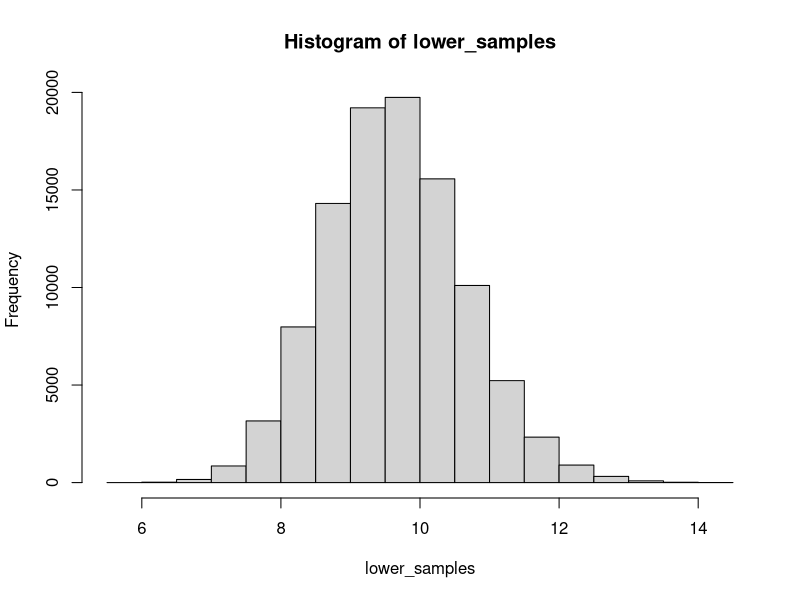
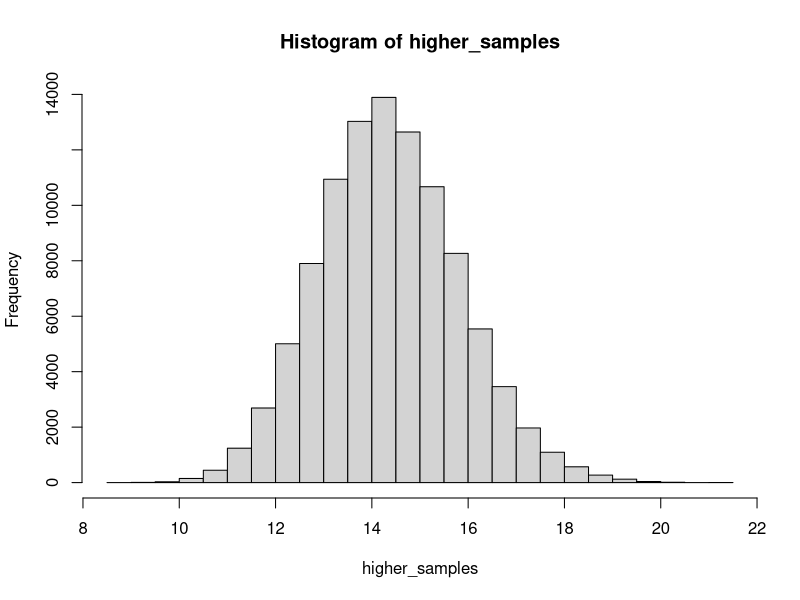

R code for these plots, in order:
## ---- chunk 1
knitr::opts_chunk$set(echo = TRUE)
## ---- chunk 2
#Testing the coverage of standard frequentist confidence interval which assumes a t-dist for the mean estimator
n = 100
mean = 12
sd = 4

M = 100000

covered = 0
lower_samples = c()
higher_samples = c()

for(i in 1:M){
  samples <- rexp(n, rate = 1/mean) # distribution to be tested
  samples <- round(samples) # rounding to introduce discreteness into the sample
  
  estm_mean = mean(samples)
  estm_var = var(samples)
  estm_var_of_mean_estm = estm_var / n
  
  lower_bnd <- estm_mean + sqrt(estm_var_of_mean_estm)*qt(0.025, df = n)
  higher_bnd <- estm_mean + sqrt(estm_var_of_mean_estm)*qt(0.975, df = n)
  
  if(lower_bnd < mean){
    if(mean < higher_bnd){
      covered = covered + 1
    }
  }
  
  lower_samples = c(lower_samples, lower_bnd)
  higher_samples =  c(higher_samples, higher_bnd)
}
## ---- chunk 3
coverage = covered / M

hist(lower_samples, freq = TRUE)
hist(higher_samples, freq = TRUE)

coverage
